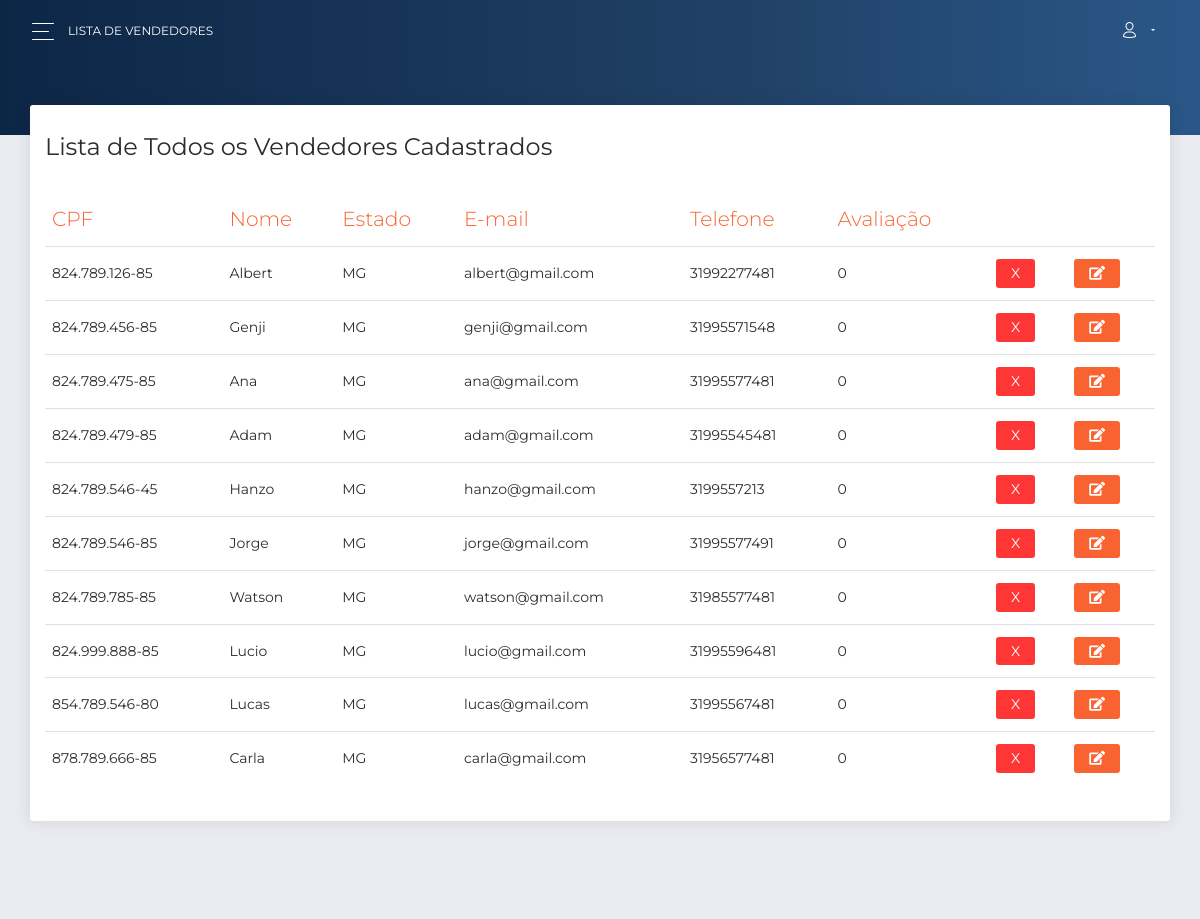
The page /login_adm/vendedores.php (signed in) on the database its author committed.
### tables this page shows
CREATE TABLE `vendedor` (
  `cpf` char(14) NOT NULL,
  `nome` varchar(80) NOT NULL,
  `usuario` varchar(45) NOT NULL,
  `senha` varchar(80) NOT NULL,
  `endereco` varchar(120) NOT NULL,
  `estado` char(2) NOT NULL,
  `telefone` varchar(15) NOT NULL,
  `email` varchar(80) NOT NULL,
  `banco` varchar(30) NOT NULL,
  `agencia` char(6) NOT NULL,
  `conta` char(7) NOT NULL,
  `avaliacao` double NOT NULL,
  `ativo` tinyint(1) NOT NULL
);

### login_adm/vendedores.php (the view, shortened to what this page needs)
<?php
require_once "../inc/conexao.php";
$result_visu_vendedor = "SELECT * FROM vendedor where ativo = 1";
$resultado_visu_vendedor = mysqli_query($conn, $result_visu_vendedor);
?>
<!DOCTYPE html>
<html lang="pt">
<head>
  <link rel="stylesheet" href="https://use.fontawesome.com/releases/v5.7.1/css/all.css">
  <link href="assets/css/bootstrap.min.css" rel="stylesheet" />
  <link href="assets/css/now-ui-dashboard.css?v=1.3.0" rel="stylesheet" />
  <link href="assets/demo/demo.css" rel="stylesheet" />
</head>
<body class="">
  <div class="wrapper ">
    <div class="main-panel" id="main-panel">
      <nav class="navbar navbar-expand-lg navbar-transparent  bg-primary  navbar-absolute">
        <div class="container-fluid">
          <div class="navbar-wrapper">
            <div class="navbar-toggle">
              <button type="button" class="navbar-toggler">
                <span class="navbar-toggler-bar bar1"></span>
                <span class="navbar-toggler-bar bar2"></span>
                <span class="navbar-toggler-bar bar3"></span>
              </button>
            </div>
            <a class="navbar-brand" href="#agronomig"> Lista de Vendedores</a>
          </div>
          <div class="collapse navbar-collapse justify-content-end" id="navigation">
            <ul class="navbar-nav">
              <li class="nav-item dropdown">
                <a class="nav-link dropdown-toggle" id="navbarDropdownMenuLink" data-toggle="dropdown" aria-haspopup="true" aria-expanded="false">
                  <i class="now-ui-icons users_single-02"></i>
                </a>
              </li>
            </ul>
          </div>
        </div>
      </nav>
      <div class="panel-header panel-header-sm">
      </div>
      <div class="content">
        <div class="row">
          <div class="col-md-12">
            <div class="card">
              <div class="card-header">
                <h4 class="card-title"> Lista de Todos os Vendedores Cadastrados</h4>
              </div>
              <div class="card-body">
                <div class="table-responsive">
                  <table class="table">
                    <thead class=" text-primary">
                      <th>
                        CPF
                      </th>
                      <th>
                        Nome
                      </th>
                      <th>
                        Estado
                      </th>
                      <th>
                        E-mail
                      </th>
                      <th>
                        Telefone
                      </th>
                      <th>
                        Avaliação
                      </th>
                      <th>
                      </th>
                      <th>
                      </th>
                    </thead>
                    <tbody>
                      <?php while ($rows_visu_vendedor = mysqli_fetch_assoc($resultado_visu_vendedor)){ ?>
                      <tr>
                        <td>
                          <?php echo $rows_visu_vendedor['cpf'];?>
                        </td>
                        <td>
                          <?php echo $rows_visu_vendedor['nome'];?>
                        </td>
                        <td>
                          <?php echo $rows_visu_vendedor['estado'];?>
                        </td>
                        <td>
                          <?php echo $rows_visu_vendedor['email'];?>
                        </td>
                        <td>
                          <?php echo $rows_visu_vendedor['telefone'];?>
                        </td>
                        <td>
                          <?php echo $rows_visu_vendedor['avaliacao'];?>
                        </td>
                        <td>
                          <form action="vendedores.php" method="get">
                            <button style="width: 60%;"  name="excluir" onclick="myFunction()" class="btn btn-danger btn-sm">X</button>
                        </form>
                        </td>
                        <td>
                          <form action="editar_vendedor.php">
                            <button class="btn btn-primary btn-sm" title="Editar Vendedor"><i class=" fa fa-edit"></i></button>
                        </form>
                        </td>
                      </tr>
                    <?php }?>
                    </tbody>
                  </table>
                </div>
              </div>
            </div>
          </div>
        </div>
      </div>
      <footer class="footer">
      </footer>
    </div>
  </div>
</body>
</html>

### rows shown on the page
vendedor: cpf "824.789.126-85", nome "Albert", estado "MG", email "albert@gmail.com", telefone "31992277481", avaliacao "0"
vendedor: cpf "824.789.456-85", nome "Genji", estado "MG", email "genji@gmail.com", telefone "31995571548", avaliacao "0"
vendedor: cpf "824.789.475-85", nome "Ana", estado "MG", email "ana@gmail.com", telefone "31995577481", avaliacao "0"
vendedor: cpf "824.789.479-85", nome "Adam", estado "MG", email "adam@gmail.com", telefone "31995545481", avaliacao "0"
vendedor: cpf "824.789.546-45", nome "Hanzo", estado "MG", email "hanzo@gmail.com", telefone "3199557213", avaliacao "0"
vendedor: cpf "824.789.546-85", nome "Jorge", estado "MG", email "jorge@gmail.com", telefone "31995577491", avaliacao "0"
vendedor: cpf "824.789.785-85", nome "Watson", estado "MG", email "watson@gmail.com", telefone "31985577481", avaliacao "0"
vendedor: cpf "824.999.888-85", nome "Lucio", estado "MG", email "lucio@gmail.com", telefone "31995596481", avaliacao "0"
vendedor: cpf "854.789.546-80", nome "Lucas", estado "MG", email "lucas@gmail.com", telefone "31995567481", avaliacao "0"
vendedor: cpf "878.789.666-85", nome "Carla", estado "MG", email "carla@gmail.com", telefone "31956577481", avaliacao "0"
